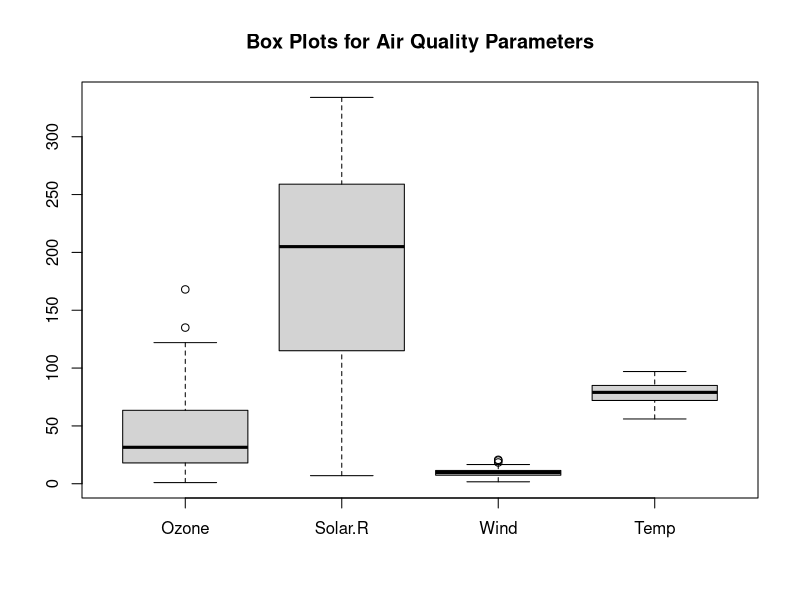

R code for this plot:
# Multiple Box plots, each representing
# an Air Quality Parameter
boxplot(airquality[, 0:4],
        main ='Box Plots for Air Quality Parameters')
